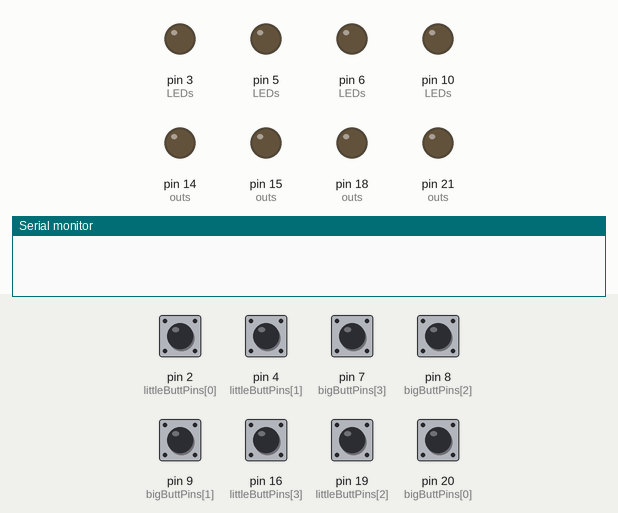
This sketch was run on a simulated Arduino Leonardo, built with avr-gcc and run on an emulated ATmega32U4. On the bench: output pins drawn as LEDs (lit = HIGH), the last lines printed to the serial monitor. Dashed ring = blinking. The test bench sets the inputs (shaded band); at power-on: pin 2 (littleButtPins[0]), pin 4 (littleButtPins[1]), pin 7 (bigButtPins[3]), pin 8 (bigButtPins[2]), pin 9 (bigButtPins[1]), pin 16 (littleButtPins[3]), pin 19 (littleButtPins[2]), pin 20 (bigButtPins[0]) HIGH. MIDI output is not drawn.

Above: at 1.7 s.
1.8 s: pin 20 (bigButtPins[0]) pulled LOW for 0.15 s
At 3.66 s:
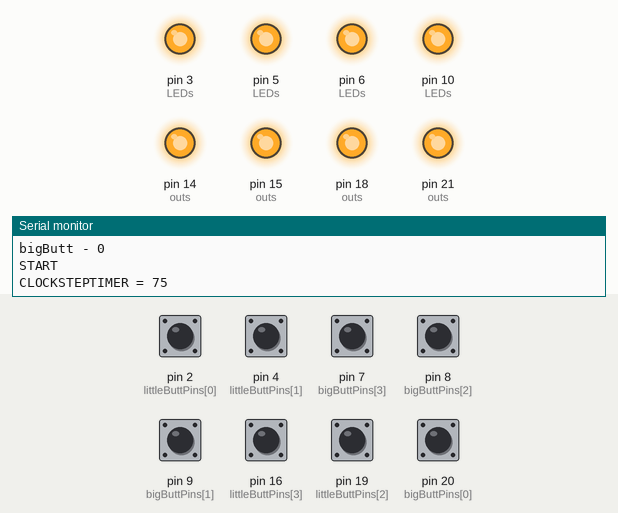
4.9 s: pin 7 (bigButtPins[3]) pulled LOW for 1 s
At 7.31 s:
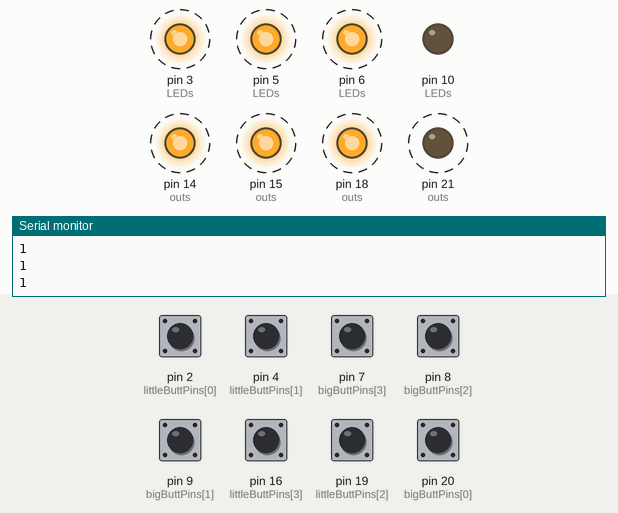
7.9 s: pin 2 (littleButtPins[0]) pulled LOW for 0.15 s
10.9 s: pin 4 (littleButtPins[1]) pulled LOW for 0.15 s
13.9 s: pin 8 (bigButtPins[2]) pulled LOW for 0.15 s
At 15.21 s:
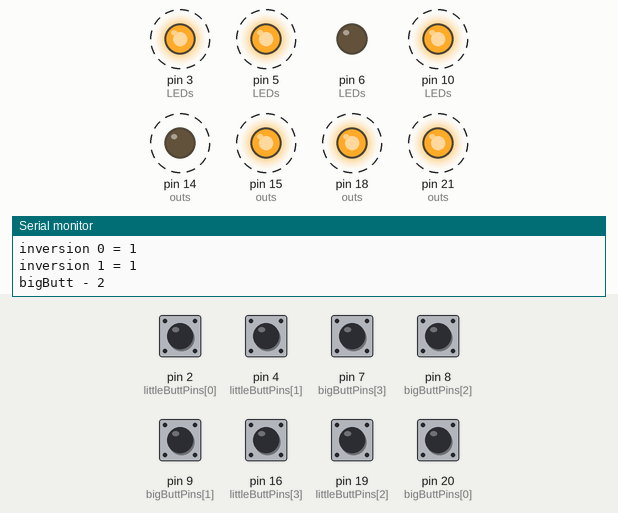
16.9 s: pin 9 (bigButtPins[1]) pulled LOW for 0.15 s
At 19.7 s:
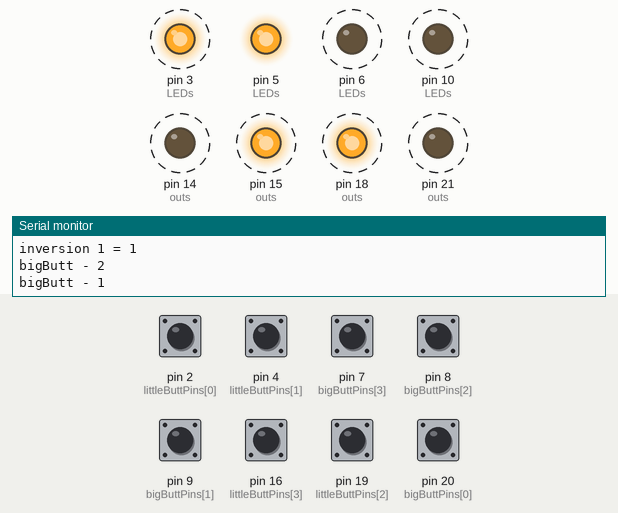
Timing chart, 0 to 21.0 s (numbered marks = the images above; inputs shaded):
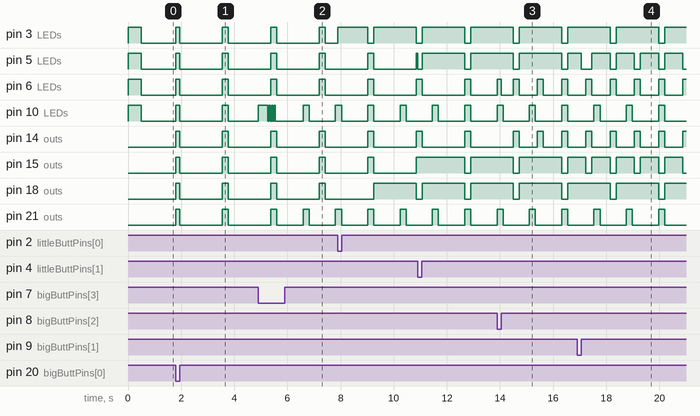

The sketch:

ClockToTap.ino
```cpp
/*
CLOCK TO TAP
Uses Arduino Leonardo bootloader and MIDIUSB library, oh and MIDI library (Francois Best)
*/

//#include <ButtonDebounce.h>
#include <MIDIUSB.h>
#include <MIDI.h>

bool intClock = true;
bool notReceivedClockSinceBoot = true;
bool littleButtStates[4] = { true,true,true,true };
bool oldLittleButtStates[4] = { false,false,false,false };
bool bigButtStates[4] = { true,true,true,true, };
bool oldBigButtStates[4] = { false,false,false,false };
unsigned long lastTimeOfTap = 0;
unsigned long timeOfTap = 0;
int clockStepTimer = 0;

bool flippedTrips[4] = { false,false,false,false };
unsigned long tripTimer[4] = { 0,0,0,0 };
bool triplets[4] = { false,false,false,false };
//unsigned int bigButtTimer[4] = { 0,0,0,0 };
const byte littleButtPins[4] = { 2,4,19,16 };
const byte bigButtPins[4] = { 20,9,8,7 };

MIDI_CREATE_DEFAULT_INSTANCE();

void noteOn(byte channel, byte pitch, byte velocity) {
	midiEventPacket_t noteOn = { 0x09, 0x90 | channel, pitch, velocity };
	MidiUSB.sendMIDI(noteOn);
}

void noteOff(byte channel, byte pitch, byte velocity) {
	midiEventPacket_t noteOff = { 0x08, 0x80 | channel, pitch, velocity };
	MidiUSB.sendMIDI(noteOff);
}

#define outA 18 //A0
#define outB 15 //15
#define outC 14 //14
#define outD 21 //A3
byte outs[4] = { outA, outB, outC, outD };

#define ledA 3 //D3
#define ledB 5 //D3
#define ledC 6 //D3
#define ledD 10 //D3
byte LEDs[4] = { ledA, ledB, ledC, ledD };

unsigned long bigDebounceTimers[4] = { 0,0,0,0 };
unsigned long smallDebounceTimers[4] = { 0,0,0,0 };
bool bigDebounceReady[4] = { true,true,true,true };
bool smallDebounceReady[4] = { true,true,true,true };


const int debounceThresh = 10;

bool inversion[4] = { false,false,false,false };

void setup() {
	//
	MIDI.setHandleClock(MIDIClockTick);
	MIDI.setHandleStart(MIDIStart);
	MIDI.setHandleStop(handleStop);
	MIDI.begin(MIDI_CHANNEL_OMNI); // Initiate MIDI communications, listen to all channels
								   //Serial.begin(115200);
	for (int i = 0; i < 4; i++) {
		pinMode(outs[i], OUTPUT);
		pinMode(LEDs[i], OUTPUT);
		pinMode(littleButtPins[i], INPUT_PULLUP);
		pinMode(bigButtPins[i], INPUT_PULLUP);
		digitalWrite(LEDs[i], HIGH);
	}
	delay(500);
	allLedsOff();
}

void allLedsOn() {
	for (int i = 0; i < 4; i++) {
		digitalWrite(LEDs[i], HIGH);
	}
}

void allLedsOff() {
	for (int i = 0; i < 4; i++) {
		digitalWrite(LEDs[i], LOW);
	}
}
byte waitLedSelect = 0;
unsigned long waitTimer = 0;
int tapTimer = 0;
void waiting4clock() {
	if (tapTimer > 0) {
		//intClock = true;
		handleIntClock();
	}
}

//unsigned long tapTimer = 0;
unsigned long intClockTimer = 0;
int tock = 0;
void handleIntClock() {
	//Serial.println(tapTimer);
	if (tapTimer > 0) {
		//if (millis() - intClockTimer > tapTimer>>3) {
		if (millis() - intClockTimer > clockStepTimer) {
			//tock++;
			//Serial.println(tock);
			clockTick();
			intClockTimer = millis();
		}
	}
}

void lightScroll() {
	if (millis() - waitTimer > 60) {
		waitTimer = millis();
		digitalWrite(LEDs[waitLedSelect], LOW);
		waitLedSelect++;
		waitLedSelect = waitLedSelect % 4;
		digitalWrite(LEDs[waitLedSelect], HIGH);
	}
}

// First parameter is the event type (0x0B = control change).
// Second parameter is the event type, combined with the channel.
// Third parameter is the control number number (0-119).
// Fourth parameter is the control value (0-127).


byte clockLengths[4] = { 24, 24, 24, 24 }; //24 = 4/4   16 = triplets
unsigned long clockIncrement = 0;
byte clockDivisors[4] = { 1, 1, 1, 1 };
bool taps[4] = { false, false, false, false };
bool isRunning = false;
bool clockUpdated = false;

void MIDIClockTick() {
	intClock = false;
	notReceivedClockSinceBoot = false;
	clockTick();
}

void clockTick() {

	clockIncrement++;
	handleTaps();
}

void handleStop() {
	notReceivedClockSinceBoot = false;
	Serial.println("STOP RESET");
	isRunning = false;
	allLedsOff();
}

void MIDIStart() {
	intClock = false;
	notReceivedClockSinceBoot = false;
	handleStart();
}

void handleStart() {
	notReceivedClockSinceBoot = false;
	Serial.println("START");
	isRunning = true;
	clockIncrement = 0;
	handleTaps();
	//clockTick();
}
byte tapBlinkLength = 3;
int localTapTimer[4] = { 0,0,0,0 };
void handleTaps() {
	//Serial.println("hello");
	for (int i = 0; i < 4; i++) {

		localTapTimer[i] = clockIncrement % clockLengths[i];
		//	Serial.println(taps[i]);


		if (localTapTimer[i] == 0) {
			taps[i] = true;
			digitalWrite(outs[i], !inversion[i]);
			if (!bigButtStates[i]) {
				digitalWrite(LEDs[i], !inversion[i]);
			}
		}

		else if (localTapTimer[i] == tapBlinkLength) {
			taps[i] = false;
			digitalWrite(outs[i], inversion[i]);
			if (!bigButtStates[i]) {
				digitalWrite(LEDs[i], inversion[i]);
			}
		}
	}
}


void loop() {
	if (notReceivedClockSinceBoot) {
		//waiting4clock();
	}

	if (intClock) {
		handleIntClock();
	}

	MIDI.read();
	midiEventPacket_t rx;
	do {
		rx = MidiUSB.read();
		if (rx.header != 0) {
			if (rx.header == 15) {
				if (rx.byte1 == 248) {

					MIDIClockTick();
				}
				else if (rx.byte1 == 252) {

					handleStop();
				}
			}
			else if (rx.header == 3 && rx.byte1 == 242) { // a start
				intClock = false;
				notReceivedClockSinceBoot = false;
				handleStart();

			}
			/*
			Serial.print("Received: ");
			Serial.print(rx.header);
			Serial.print("-");
			Serial.print(rx.byte1);
			Serial.print("-");
			Serial.print(rx.byte2);
			Serial.print("-");
			Serial.println(rx.byte3);
			*/
		}
	} while (rx.header != 0);
	handleButts();
	handleBlinks();
}


int temp = 0;
void handleButts() {
	for (int i = 0; i < 4; i++) {
		oldLittleButtStates[i] = littleButtStates[i];

		if (smallDebounceReady[i]) {
			littleButtStates[i] = !digitalRead(littleButtPins[i]);
		}
		else {
			debounce(0, i);
		}

		if (littleButtStates[i] && !oldLittleButtStates[i]) {
			inversion[i] = !inversion[i];
			smallDebounceTimers[i] = millis();
			smallDebounceReady[i] = false;


			if (localTapTimer[i] > tapBlinkLength) { //set LED imediately to show respect

				digitalWrite(LEDs[i], inversion[i]);

			}
			else {
				digitalWrite(LEDs[i], !inversion[i]);
			}


			Serial.print("inversion ");
			Serial.print(i);
			Serial.print(" = ");
			Serial.println(inversion[i]);
		}
		else if (!littleButtStates[i] && oldLittleButtStates[i]) {
			smallDebounceTimers[i] = millis();
			smallDebounceReady[i] = false;
		}
	}

	for (int i = 0; i < 4; i++) {
		oldBigButtStates[i] = bigButtStates[i];
		if (bigDebounceReady[i]) {
			bigButtStates[i] = !digitalRead(bigButtPins[i]);
		}
		else {
			debounce(1, i);
		}

		//Serial.println(flippedTrips[i]);


		if (bigButtStates[i] && !oldBigButtStates[i]) {
			digitalWrite(LEDs[i], HIGH);
			tripTimer[i] = millis();
			flippedTrips[i] = false;
			bigDebounceTimers[i] = millis();
			bigDebounceReady[i] = false;

			Serial.print("bigButt - ");
			Serial.println(i);

			if ((i == 0) && intClock) {  //don't do this if we are handling last butt and we are in intClock
				lastTimeOfTap = timeOfTap;
				timeOfTap = millis();
				if (timeOfTap - lastTimeOfTap < 3000) { //if less than 3 sec since last tap
					tapTimer = timeOfTap - lastTimeOfTap;
					clockStepTimer = tapTimer / 24;
					handleStart();
					Serial.print("CLOCKSTEPTIMER = ");
					Serial.println(clockStepTimer);
				}
			}
			else {
				clockDivisors[i]++;
				clockDivisors[i] = clockDivisors[i] % 4;
				setClockLengths(i);
			}

		}
		else if (!bigButtStates[i] && oldBigButtStates[i]) {
			bigDebounceTimers[i] = millis();
			bigDebounceReady[i] = false;
			digitalWrite(LEDs[i], LOW);
		}

		if (bigButtStates[i]) {

			if (millis() - tripTimer[i] > 300 && !flippedTrips[i]) {
				Serial.println(millis() - tripTimer[i]);
				triplets[i] = !triplets[i];
				flippedTrips[i] = true;
				clockDivisors[i]--;
				if (clockDivisors[i] < 0) {
					clockDivisors[i] = 3;
				}
				setClockLengths(i);
				if (triplets[i]) {
					blink(i, 3);
				}
				else {
					blink(i, 1);
				}


				for (int pop = 0; pop < 4; pop++) {
					Serial.print("triplets ");
					Serial.print(pop);
					Serial.print(" = ");
					Serial.println(triplets[pop]);
				}
			}
		}
	}
}

void setClockLengths(byte tap) {
	if (!triplets[tap]) {
		clockLengths[tap] = 48 >> clockDivisors[tap];
	}
	else {
		clockLengths[tap] = 32 >> clockDivisors[tap];
	}
}

void debounce(bool bigSmall, byte number) {
	/*Serial.print("deBouncing ");
	Serial.print(bigSmall);
	Serial.print(" - ");
	Serial.print(number);
	Serial.print(" - ");
	Serial.print(smallDebounceTimers[number]);
	Serial.print(" - ");
	Serial.println(millis());
	*/

	if (bigSmall) {  //if its a big button

		if (millis() - bigDebounceTimers[number] > debounceThresh) {
			bigDebounceReady[number] = true;
			//Serial.println("big debounce DONE");
		}
	}
	else {
		if (millis() - smallDebounceTimers[number] > debounceThresh) {
			smallDebounceReady[number] = true;
			//Serial.println("small debounce DONE");
		}
	}
}

unsigned long blinkTimers[4];
byte blinkCounter[4] = { 0, 0, 0, 0 };

void blink(byte led, byte times) {
	blinkCounter[led] = times + 1;
	blinkTimers[led] = millis();
}

int desiredBlinkPeriod = 100;
//bool onTimerSetButNotReached[4] = { false, false, false, false };
void handleBlinks() {
	for (int i = 0; i < 4; i++) {
		if (blinkCounter[i] > 0) {
			if (millis() - blinkTimers[i] < desiredBlinkPeriod >> 1) { //if we are b4 halfway point
				digitalWrite(LEDs[i], HIGH);
			}
			else if (millis() - blinkTimers[i] < desiredBlinkPeriod) {
				digitalWrite(LEDs[i], LOW);
				Serial.println(blinkCounter[i]);
			}
			else {
				blinkCounter[i]--;
				blinkTimers[i] = millis();
			}
		}

	}
}
```

Measured:
- after the input at 1.8 s, pin 3 (LEDs), pin 5 (LEDs), pin 6 (LEDs), pin 10 (LEDs), pin 14 (outs), pin 15 (outs), pin 18 (outs), pin 21 (outs): LOW → HIGH at once, → LOW 0.15 s later, → HIGH 1.6 s later, → LOW 0.23 s later
- after the input at 4.9 s, pin 21 (outs): LOW → HIGH after 1.7 s, → LOW 0.23 s later, → HIGH 0.99 s later
- after the input at 13.9 s, pin 14 (outs): alternates HIGH for 0.23 s and LOW for 0.68 s, starting after 1.5 s
- after the input at 16.9 s, pin 15 (outs): alternates HIGH for 0.68 s and LOW for 0.23 s, starting after 0.33 s
